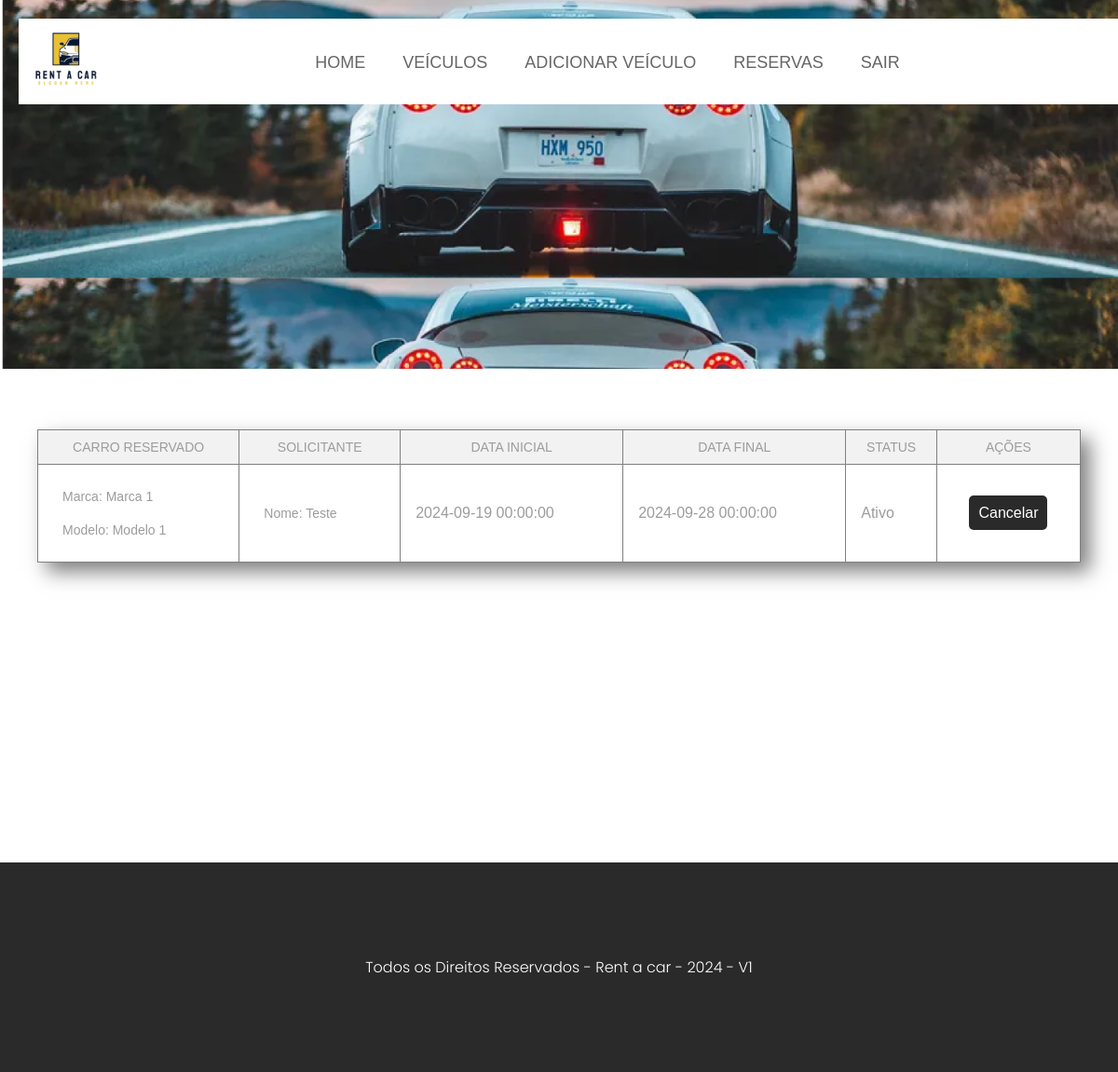
The app's page /reserva/reservas (signed in), older data.
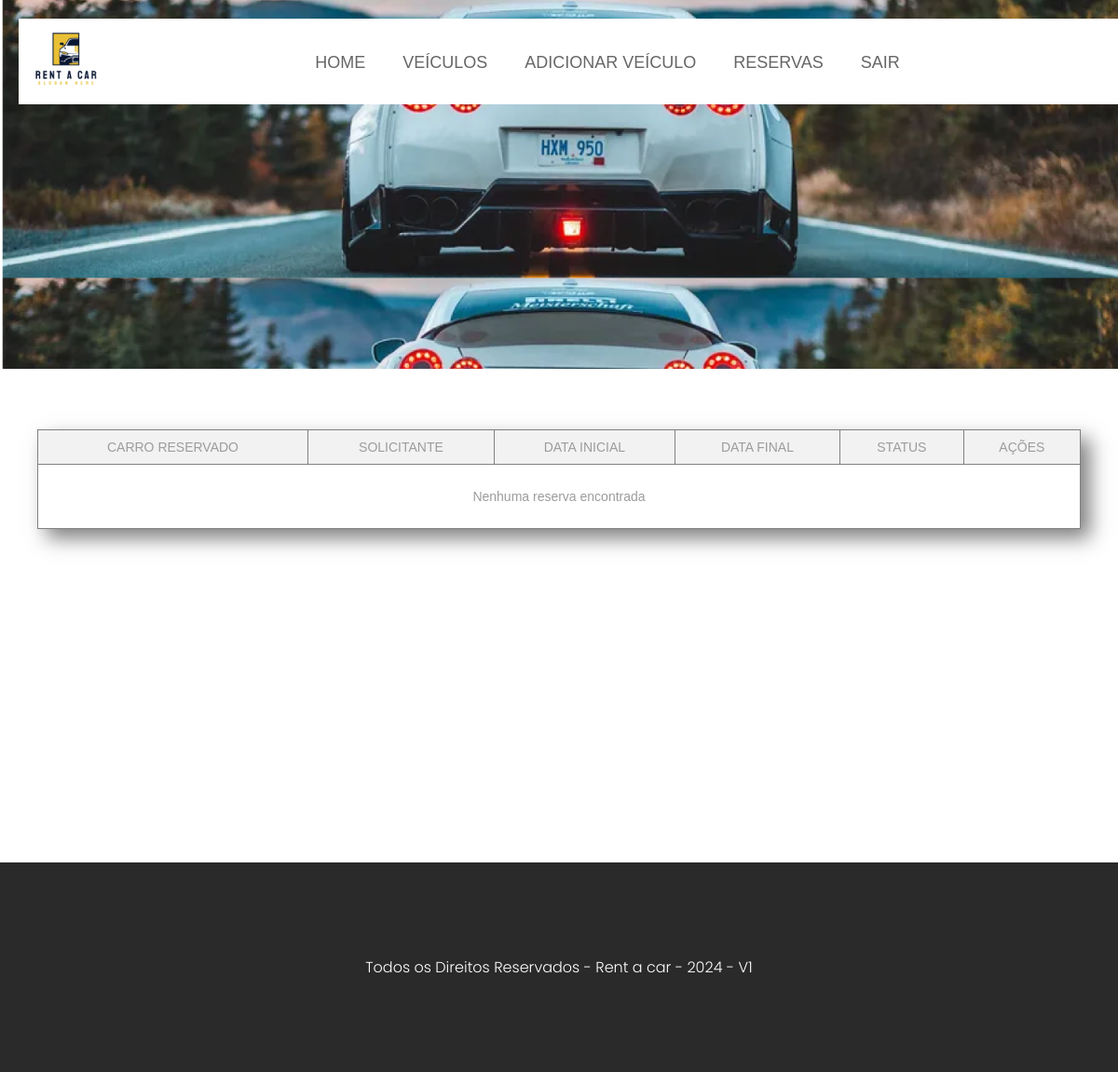
The same page, newer data.
### app/models.py (models this page shows, shortened)
class Reserva(db.Model):
    __tablename__ = 'reservas'
    id_reserva = db.Column(db.Integer, primary_key=True)
    id_veiculo = db.Column(db.Integer, nullable=False)
    id_usuario = db.Column(db.Integer, nullable=False)
    dataInicio = db.Column(db.DateTime, nullable=False)
    dataFim = db.Column(db.DateTime, nullable=False)
    status = db.Column(db.Boolean, nullable=False)

class Veiculo(db.Model):
    __tablename__ = 'veiculos'
    id_veiculo = db.Column(db.Integer, primary_key=True)
    marca = db.Column(db.String(50), nullable=False)
    modelo = db.Column(db.String(100), nullable=False)
    placa = db.Column(db.String(20), nullable=False, unique=True)
    categoria = db.Column(db.String(50), nullable=False)
    ano = db.Column(db.Integer, nullable=False)
    precoDia = db.Column(db.Float, nullable=False)
    imagem = db.Column(db.Text, nullable=False)
    disponibilidade = db.Column(db.String(20), nullable=False)

class Usuario(db.Model):
    __tablename__ = 'usuarios'
    id_usuario = db.Column(db.Integer, primary_key=True)
    nome = db.Column(db.String(100), nullable=False)
    senha = db.Column(db.String(100), nullable=False)
    tipo = db.Column(db.String(20), nullable=False)
    status = db.Column(db.Boolean, nullable=False)

### app/routes/reserva.py (the view)
@reserva_bp.route('/reservas')
def reservas():
    if not AuthMiddleware.get_employee_permission(): return redirect(url_for('main.index'))
    reservas = Reserva.query.all()
    if len(reservas) < 1:
        flash('Nenhuma reserva encontrada')
        return render_template('reservas/reservas.html')
    veiculos = []
    usuarios = []
    for reserva in reservas:
        veiculos.append({
            'marca': Veiculo.query.filter_by(id_veiculo=reserva.id_veiculo).first().marca,
            'modelo': Veiculo.query.filter_by(id_veiculo=reserva.id_veiculo).first().modelo,
            'placa': Veiculo.query.filter_by(id_veiculo=reserva.id_veiculo).first().placa,
        })
        usuarios.append({
            'nome': Usuario.query.filter_by(id_usuario=reserva.id_usuario).first().nome,
        })
    return render_template('reservas/reservas.html', reservas=reservas, veiculos=veiculos, usuarios=usuarios)

### app/routes/reserva.py (called while the page is built)
@reserva_bp.before_request
def loginAuth():
    if not AuthMiddleware.is_logged():
        return redirect(url_for('user.login'))

### app/templates/reservas/reservas.html
{% extends 'base.html' %}
{% block content %}
{% include 'navbar.html' %}
<section id="content">
    <main id="main">
        <table border="1" class="tabela-reservas">
            <thead>
                <th>Carro reservado</th>
                {% if session['tipo'] == 'funcionario' %}
                <th>Solicitante</th>
                {% endif %}
                <th>Data inicial</th>
                <th>Data final</th>
                <th>Status</th>
                <th colspan="2">Ações</th>
            </thead>
            <tbody>
                {% for reserva in reservas %}
                {% set veiculo = veiculos[loop.index0] %}
                <tr>
                    <td>
                        <ul>
                            <li>Marca: {{ veiculo['marca'] }}</li>
                            <li>Modelo: {{ veiculo['modelo'] }}</li>
                        </ul>
                    </td>
                    {% if session['tipo'] == 'funcionario' %}
                    {% set usuario = usuarios[loop.index0] %}
                    <td>
                        <ul>
                            <li>Nome: {{ usuario['nome'] }}</li>
                        </ul>
                        {% endif %}
                        <td>{{reserva.dataInicio}}</td>
                        <td>{{reserva.dataFim}}</td>
                        <td>
                            {% if reserva.status == 1 %}
                            <p>Ativo</p>
                            {% else %}
                            <p>Cancelado</p>
                            {% endif %}
                        </td>
                        <td>
                            <a
                                href="{{url_for('reserva.cancelar', id=reserva.id_reserva)}}">Cancelar</a>
                        </td>
                    </tr>
                    {% endfor %}
                    {% with messages = get_flashed_messages() %}
                    {% if messages %}
                    <tr>
                        <td colspan="6">
                            <ul>
                                {% for message in messages %}
                                <li>{{ message }}</li>
                                {% endfor %}
                            </ul>
                        </td>
                    </tr>
                    {% endif %}
                    {% endwith %}
                </tbody>
            </table>
        </main>
    </section>
    {% endblock %}

### app/templates/base.html (shortened to what this page needs)
<!DOCTYPE html>
<html lang="pt-br">
    <head>
        <link rel="stylesheet" href="{{url_for('static', filename='css/app.css')}}">
    </head>
    <body>
        {% block content %}
        {% endblock %}
        {% include './footer.html' %}
    </body>
</html>

### app/templates/navbar.html (shortened to what this page needs)
<section id="header">
    <div id="menu">
        <div id="logo">
            <img src="{{url_for('static', filename='imagens/logo.png')}}" width="84">
        </div>
        <nav>
            <ul class="poppins-light">
                <li><a href="/">Home</a></li>
                <li><a href="{{url_for('veiculo.index')}}">Veículos</a></li>
                {% if session['tipo'] == 'funcionario' %}
                    <li><a href="{{url_for('veiculo.adicionar_veiculo')}}">Adicionar veículo</a></li>
                    <li><a href="{{url_for('reserva.reservas')}}">Reservas</a></li>
                {% else %}
                    <li><a href="{{url_for('reserva.minhas_reservas')}}">Minhas reservas</a></li>
                {% endif %}
                <li><a href="{{url_for('user.logout')}}">Sair</a></li>
            </ul>
        </nav>
    </div>
</section>

### app/templates/footer.html
<footer>
    Todos os Direitos Reservados - Rent a car - 2024 - V1
</footer>

### app/static/css/app.css (style rules this page uses)
* { margin: 0; padding: 0; font-family: Verdana, Geneva, Tahoma, sans-serif; }
:root { --verde: #07ffa6; --preto: #2a2a2a; --amarelo: #e9c035; --corTexto: #3a3a3a; --corNome: #a7a7a7; }
.poppins-light { font-family: "Poppins", sans-serif; font-weight: 300; font-style: normal; }
body, html { background-color: #fff !important; height: 100vh; }
#header { background-image: url("../imagens/backgroundTopo.png"); background-size: 100%; padding: 20px 20px; height: 356px; }
#menu { display: flex; flex-direction: row; justify-content: space-between; background-color: #fff; width: 100%; align-items: center; padding: 10px; }
#menu nav ul { display: flex; flex-direction: row; gap: 40px; }
#content { padding: 65px 40px; min-height: 50%; background-repeat: no-repeat; background-position: 0 0; }
#main { background-repeat: no-repeat; background-position: bottom left; }
footer { background-color: #2a2a2a; padding: 100px 0px; text-align: center; color: #fff; width: 100%; bottom: 0px; font-family: "Poppins", sans-serif; font-weight: 300; font-style: normal; }

Row changes from the older to the newer data that the page shows:
removed Reserva: dataInicio "2024-09-19 00:00:00", dataFim "2024-09-28 00:00:00", status "Ativo"
no longer on this page (row edited): Veiculo: marca "Marca 1", modelo "Modelo 1"
removed Usuario: nome "Teste"
Text that changed along with them:
new list line: "Nenhuma reserva encontrada"
